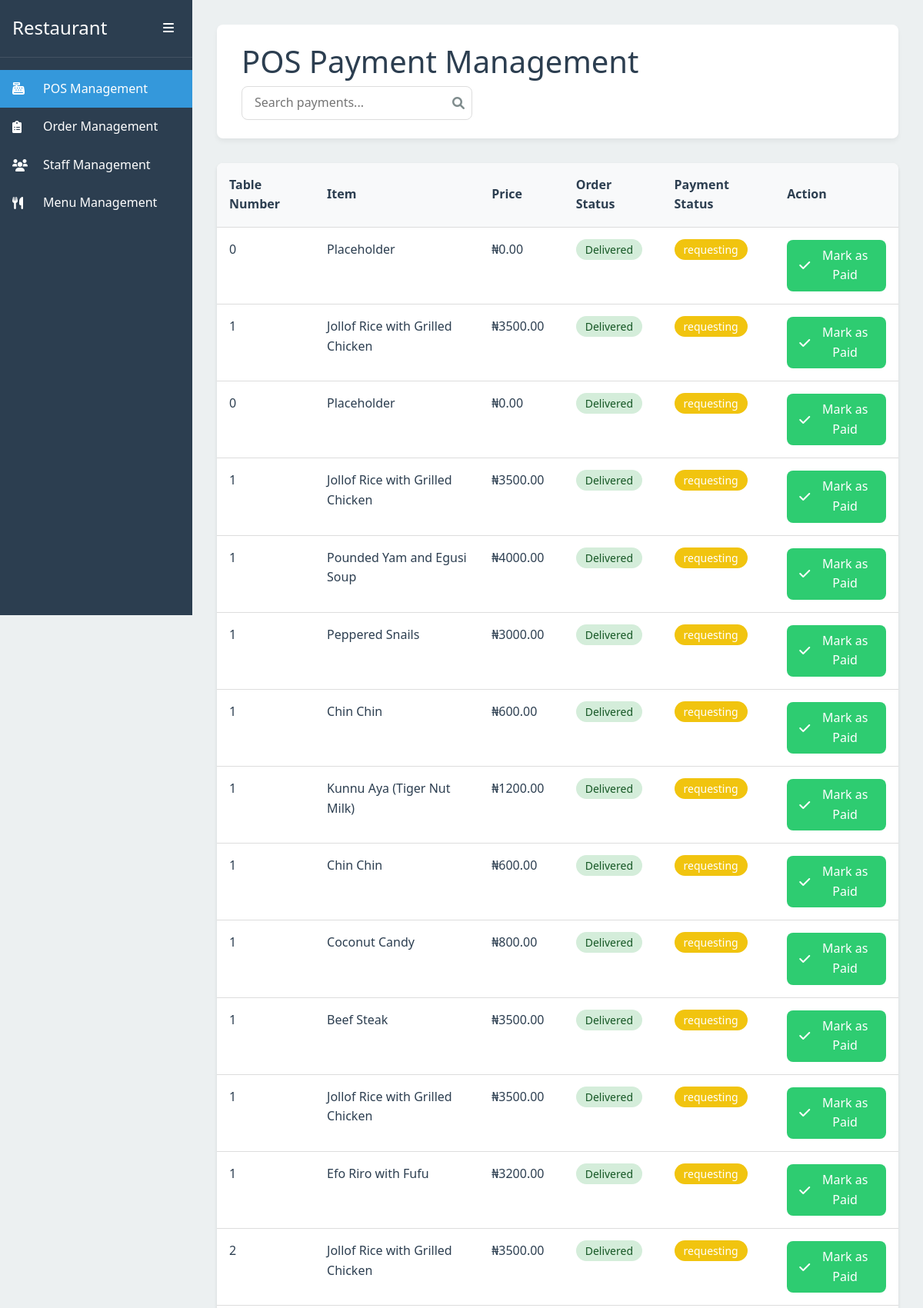
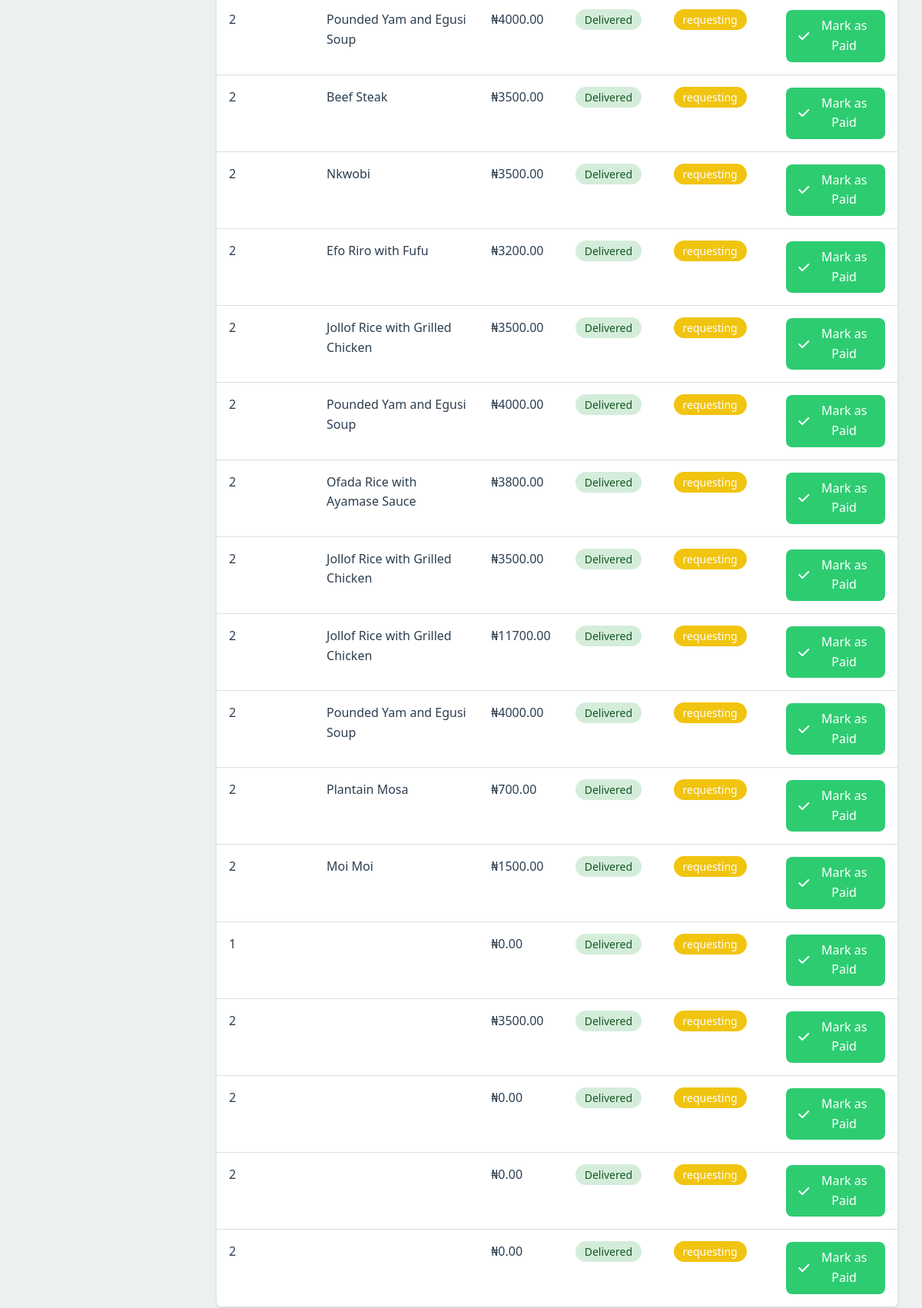
/pos/manage/ (upper part), run on the app's committed database (2 pictures, top to bottom).
### myapp/models.py (models this page shows, shortened)
class Order(models.Model):
    STATUS_CHOICES = [
        ('pending', 'Pending'),
        ('delivered', 'Delivered'),
        ('cancelled', 'Cancelled'),
    ]
    PAYMENT_METHODS = [
        ('online', 'Online'),
        ('pos', 'POS'),
        ('transfer', 'Bank Transfer'),
    ]
    PAYMENT_STATUS_CHOICES = [
        ('requesting', 'Requesting'),
        ('paid', 'Paid'),
        ('failed', 'Failed'),
    ]
    table_number = models.IntegerField()
    item = models.CharField(max_length=255)
    price = models.DecimalField(max_digits=10, decimal_places=2)
    status = models.CharField(max_length=10, choices=STATUS_CHOICES, default='pending')
    payment_method = models.CharField(max_length=10, choices=PAYMENT_METHODS, default='pos')
    payment_status = models.CharField(max_length=20, choices=PAYMENT_STATUS_CHOICES, default='requesting')
    created_at = models.DateTimeField(auto_now_add=True)

### myapp/views.py (the view)
# urls.py: path('pos/manage/', views.manage_pos_payments, name='manage_pos_payments'),
def manage_pos_payments(request):
    orders = Order.objects.filter(payment_status='requesting')
    total_amount = sum(order.price for order in orders)
    context = {
        'orders': orders,
        'total_amount': total_amount,
        'pending_count': orders.count()
    }
    return render(request, 'manage_pos_payments.html', context)

### myapp/templates/manage_pos_payments.html (shortened to what this page needs)
{% load static %}
<!DOCTYPE html>
<html lang="en">
<head>
    <link href="https://cdn.jsdelivr.net/npm/bootstrap@5.3.0/dist/css/bootstrap.min.css" rel="stylesheet">
    <link rel="stylesheet" href="{% static 'dashboard.css' %}">
    <link rel="stylesheet" href="https://cdnjs.cloudflare.com/ajax/libs/font-awesome/6.0.0/css/all.min.css">
</head>
<body>
    <div class="dashboard">
        <aside class="sidebar" id="sidebar">
            <div class="sidebar-header">
                <h2>Restaurant</h2>
                <button class="sidebar-toggle" id="sidebarToggle">
                    <i class="fas fa-bars"></i>
                </button>
            </div>
            <nav class="sidebar-nav">
                <ul>
                    <li>
                        <a href="{% url 'manage_pos_payments' %}" class="nav-link active">
                            <i class="fas fa-cash-register"></i>
                            <span>POS Management</span>
                        </a>
                    </li>
                    <li>
                        <a href="{% url 'view_orders' %}" class="nav-link">
                            <i class="fas fa-clipboard-list"></i>
                            <span>Order Management</span>
                        </a>
                    </li>
                    <li>
                        <a href="#" class="nav-link">
                            <i class="fas fa-users"></i>
                            <span>Staff Management</span>
                        </a>
                    </li>
                    <li>
                        <a href="{% url 'menu_management'%}" class="nav-link">
                            <i class="fas fa-utensils"></i>
                            <span>Menu Management</span>
                        </a>
                    </li>
                </ul>
            </nav>
        </aside>
        <main class="main-content">
            <header class="content-header">
                <h1>POS Payment Management</h1>
                <div class="header-actions">
                    <div class="search-box">
                        <input type="text" placeholder="Search payments...">
                        <i class="fas fa-search"></i>
                    </div>
                </div>
            </header>
            <div class="content-body">
                {% if orders %}
                <div class="orders-table-wrapper">
                    <table class="orders-table">
                        <thead>
                            <tr>
                                <th>Table Number</th>
                                <th>Item</th>
                                <th>Price</th>
                                <th>Order Status</th>
                                <th>Payment Status</th>
                                <th>Action</th>
                            </tr>
                        </thead>
                        <tbody>
                            {% for order in orders %}
                            <tr data-order-id="{{ order.id }}">
                                <td>{{ order.table_number }}</td>
                                <td>{{ order.item }}</td>
                                <td class="price">₦{{ order.price }}</td>
                                <td>
                                    <span class="status-badge status-{{ order.get_status_display|lower }}">
                                        {{ order.get_status_display }}
                                    </span>
                                </td>
                                <td>
                                    <span class="payment-badge payment-pending">
                                        {{ order.payment_status }}
                                    </span>
                                </td>
                                <td>
                                    <form method="post" action="{% url 'mark_as_paid' order.id %}" class="payment-form">
                                        <button type="submit" class="btn-action btn-pay">
                                            <i class="fas fa-check"></i> Mark as Paid
                                        </button>
                                    </form>
                                </td>
                            </tr>
                            {% endfor %}
                        </tbody>
                    </table>
                </div>
                {% else %}
                <div class="empty-state">
                    <i class="fas fa-receipt empty-icon"></i>
                    <h3>No POS Payment Requests</h3>
                    <p>There are currently no pending POS payment requests to process.</p>
                </div>
                {% endif %}
            </div>
        </main>
    </div>
</body>
</html>

### myapp/static/dashboard.css (style rules this page uses)
:root { --primary-color: #2c3e50; --secondary-color: #34495e; --accent-color: #3498db; --success-color: #2ecc71; --warning-color: #f1c40f; --danger-color: #e74c3c; --text-primary: #2c3e50; --text-secondary: #7f8c8d; --background-light: #ecf0f1; --sidebar-width: 250px; --sidebar-collapsed-width: 70px; --header-height: 60px; --border-radius: 8px; --transition-speed: 0.3s; }
* { margin: 0; padding: 0; box-sizing: border-box; }
body { font-family: 'Segoe UI', Tahoma, Geneva, Verdana, sans-serif; background-color: var(--background-light); color: var(--text-primary); line-height: 1.6; }
.dashboard { display: flex; min-height: 100vh; }
.sidebar { width: var(--sidebar-width); background-color: var(--primary-color); color: white; transition: width var(--transition-speed) ease; position: fixed; height: 100vh; z-index: 1000; }
.sidebar-header { padding: 1rem; display: flex; align-items: center; justify-content: space-between; border-bottom: 1px solid rgba(255, 255, 255, 0.1); }
.sidebar-header h2 { font-size: 1.5rem; margin: 0; }
.sidebar-toggle { background: none; border: none; color: white; cursor: pointer; padding: 0.5rem; }
.sidebar-nav ul { list-style: none; padding: 1rem 0; }
.nav-link { display: flex; align-items: center; padding: 0.75rem 1rem; color: white; text-decoration: none; transition: background-color var(--transition-speed) ease; }
.nav-link i { width: 24px; margin-right: 1rem; }
.nav-link.active { background-color: var(--accent-color); }
.main-content { flex: 1; margin-left: var(--sidebar-width); transition: margin var(--transition-speed) ease; padding: 2rem; }
.content-header { background: white; padding: 1.5rem 2rem; border-radius: var(--border-radius); box-shadow: 0 4px 6px rgba(0, 0, 0, 0.05); margin-bottom: 2rem; }
.btn-action { padding: 0.75rem 1.5rem; border-radius: var(--border-radius); font-weight: 600; transition: all 0.2s ease; }
.search-box { position: relative; width: 300px; }
.search-box input { width: 100%; padding: 0.5rem 2rem 0.5rem 1rem; border: 1px solid #ddd; border-radius: var(--border-radius); }
.search-box i { position: absolute; right: 10px; top: 50%; transform: translateY(-50%); color: var(--text-secondary); }
.orders-table-wrapper { background: white; border-radius: var(--border-radius); box-shadow: 0 2px 4px rgba(0, 0, 0, 0.1); overflow-x: auto; }
.orders-table { width: 100%; border-collapse: collapse; }
.orders-table th, .orders-table td { padding: 1rem; text-align: left; border-bottom: 1px solid #ddd; }
.orders-table th { background-color: #f8f9fa; font-weight: 600; }
.status-badge, .payment-badge { padding: 0.25rem 0.75rem; border-radius: 20px; font-size: 0.875rem; font-weight: 500; }
.status-delivered { background-color: #d4edda; color: #155724; }
.payment-pending { background-color: var(--warning-color); color: white; }
.btn-action { padding: 0.5rem 1rem; border: none; border-radius: var(--border-radius); cursor: pointer; font-weight: 500; display: inline-flex; align-items: center; gap: 0.5rem; transition: background-color var(--transition-speed) ease; }
.btn-pay { background-color: var(--success-color); color: white; }
.payment-form { margin: 0; }
.btn-pay { background-color: var(--success-color); color: white; padding: 0.5rem 1rem; border: none; border-radius: var(--border-radius); cursor: pointer; transition: background-color 0.2s ease; display: inline-flex; align-items: center; gap: 0.5rem; }
.orders-table td { vertical-align: top; padding: 1rem; }

### data on the page
Order: table_number "0", item "Placeholder", price "0.00", status "Delivered", payment_status "requesting"
Order: table_number "1", item "Jollof Rice with Grilled Chicken", price "3500.00", status "Delivered", payment_status "requesting"
Order: table_number "0", item "Placeholder", price "0.00", status "Delivered", payment_status "requesting"
Order: table_number "1", item "Jollof Rice with Grilled Chicken", price "3500.00", status "Delivered", payment_status "requesting"
Order: table_number "1", item "Pounded Yam and Egusi Soup", price "4000.00", status "Delivered", payment_status "requesting"
Order: table_number "1", item "Peppered Snails", price "3000.00", status "Delivered", payment_status "requesting"
Order: table_number "1", item "Chin Chin", price "600.00", status "Delivered", payment_status "requesting"
Order: table_number "1", item "Kunnu Aya (Tiger Nut Milk)", price "1200.00", status "Delivered", payment_status "requesting"
Order: table_number "1", item "Chin Chin", price "600.00", status "Delivered", payment_status "requesting"
Order: table_number "1", item "Coconut Candy", price "800.00", status "Delivered", payment_status "requesting"
Order: table_number "1", item "Beef Steak", price "3500.00", status "Delivered", payment_status "requesting"
Order: table_number "1", item "Jollof Rice with Grilled Chicken", price "3500.00", status "Delivered", payment_status "requesting"
Order: table_number "1", item "Efo Riro with Fufu", price "3200.00", status "Delivered", payment_status "requesting"
Order: table_number "2", item "Jollof Rice with Grilled Chicken", price "3500.00", status "Delivered", payment_status "requesting"
Order: table_number "2", item "Pounded Yam and Egusi Soup", price "4000.00", status "Delivered", payment_status "requesting"
Order: table_number "2", item "Beef Steak", price "3500.00", status "Delivered", payment_status "requesting"
Order: table_number "2", item "Nkwobi", price "3500.00", status "Delivered", payment_status "requesting"
Order: table_number "2", item "Efo Riro with Fufu", price "3200.00", status "Delivered", payment_status "requesting"
Order: table_number "2", item "Jollof Rice with Grilled Chicken", price "3500.00", status "Delivered", payment_status "requesting"
Order: table_number "2", item "Pounded Yam and Egusi Soup", price "4000.00", status "Delivered", payment_status "requesting"
Order: table_number "2", item "Ofada Rice with Ayamase Sauce", price "3800.00", status "Delivered", payment_status "requesting"
Order: table_number "2", item "Jollof Rice with Grilled Chicken", price "3500.00", status "Delivered", payment_status "requesting"
Order: table_number "2", item "Jollof Rice with Grilled Chicken", price "11700.00", status "Delivered", payment_status "requesting"
Order: table_number "2", item "Pounded Yam and Egusi Soup", price "4000.00", status "Delivered", payment_status "requesting"
Order: table_number "2", item "Plantain Mosa", price "700.00", status "Delivered", payment_status "requesting"
Order: table_number "2", item "Moi Moi", price "1500.00", status "Delivered", payment_status "requesting"
Order: table_number "1", price "0.00", status "Delivered", payment_status "requesting"
Order: table_number "2", price "3500.00", status "Delivered", payment_status "requesting"
Order: table_number "2", price "0.00", status "Delivered", payment_status "requesting"
Order: table_number "2", price "0.00", status "Delivered", payment_status "requesting"
Order: table_number "2", price "0.00", status "Delivered", payment_status "requesting"
